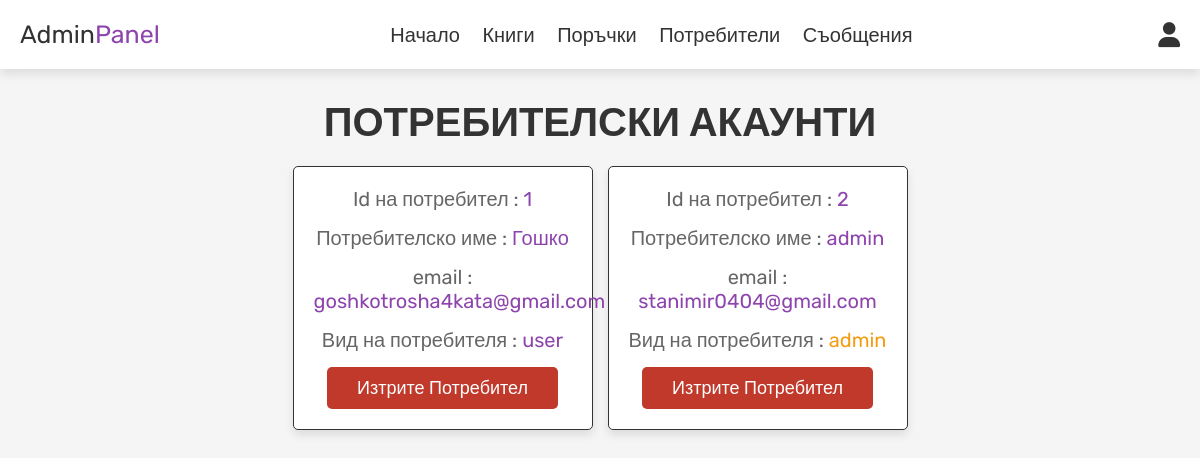
Page /admin_users.php (signed in) on the earlier database version.
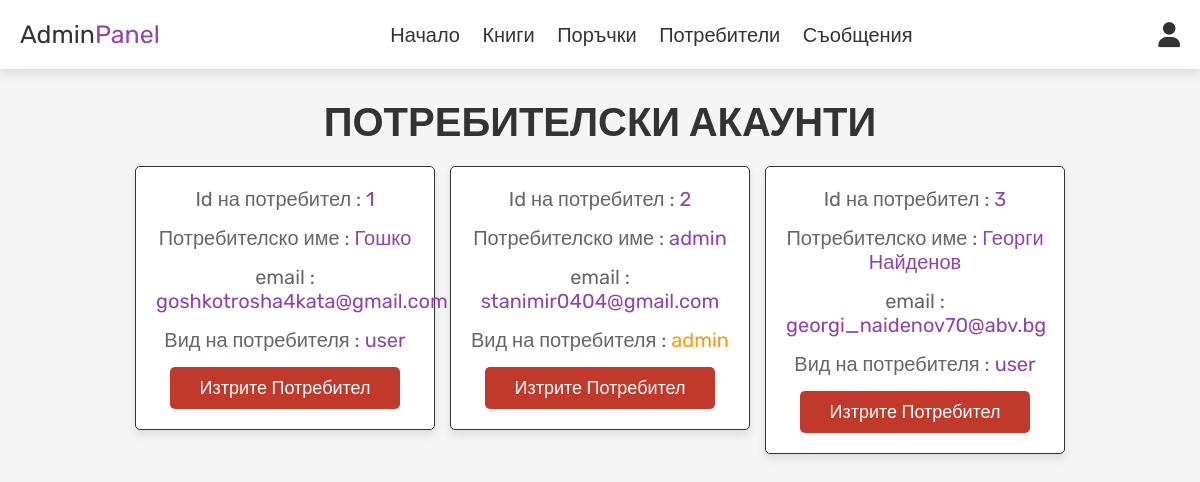
Same page on the later database version.
### tables this page shows
CREATE TABLE `users` (
  `id` int(100) NOT NULL,
  `name` varchar(100) NOT NULL,
  `email` varchar(100) NOT NULL,
  `password` varchar(100) NOT NULL,
  `user_type` varchar(20) NOT NULL DEFAULT 'user'
);

### admin_users.php (the view, shortened to what this page needs)
<?php
include 'config.php';
?>
<!DOCTYPE html>
<html lang="en">
<head>
   <link rel="stylesheet" href="https://cdnjs.cloudflare.com/ajax/libs/font-awesome/6.0.0/css/all.min.css">
   <link rel="stylesheet" href="css/admin_style.css">
</head>
<body>
<?php include 'admin_header.php'; ?>
<section class="users">
   <h1 class="title"> Потребителски акаунти </h1>
   <div class="box-container">
      <?php
         $select_users = mysqli_query($conn, "SELECT * FROM `users`") or die('query failed');
         while($fetch_users = mysqli_fetch_assoc($select_users)){
      ?>
      <div class="box">
         <p> Id на потребител : <span><?php echo $fetch_users['id']; ?></span> </p>
         <p> Потребителско име : <span><?php echo $fetch_users['name']; ?></span> </p>
         <p> email : <span><?php echo $fetch_users['email']; ?></span> </p>
         <p> Вид на потребителя : <span style="color:<?php if($fetch_users['user_type'] == 'admin'){ echo 'var(--orange)'; } ?>"><?php echo $fetch_users['user_type']; ?></span> </p>
         <a href="admin_users.php?delete=<?php echo $fetch_users['id']; ?>" onclick="return confirm('delete this user?');" class="delete-btn">Изтрите потребител</a>
      </div>
      <?php
         };
      ?>
   </div>
</section>
</body>
</html>

Differences in the rows shown:
added users: id "3", name "Георги Найденов", email "georgi_naidenov70@abv.bg", user_type "user"
